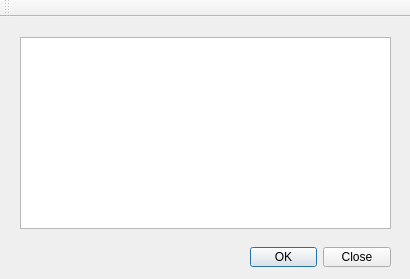
<?xml version="1.0" encoding="UTF-8"?>
<ui version="4.0">
 <class>MainWindow</class>
 <widget class="QMainWindow" name="MainWindow">
  <property name="geometry">
   <rect>
    <x>0</x>
    <y>0</y>
    <width>410</width>
    <height>279</height>
   </rect>
  </property>
  <property name="sizePolicy">
   <sizepolicy hsizetype="Fixed" vsizetype="Fixed">
    <horstretch>0</horstretch>
    <verstretch>0</verstretch>
   </sizepolicy>
  </property>
  <property name="minimumSize">
   <size>
    <width>0</width>
    <height>0</height>
   </size>
  </property>
  <property name="maximumSize">
   <size>
    <width>999999</width>
    <height>999999</height>
   </size>
  </property>
  <property name="windowTitle">
   <string>MainWindow</string>
  </property>
  <property name="animated">
   <bool>true</bool>
  </property>
  <widget class="QWidget" name="centralWidget">
   <widget class="QPushButton" name="Directory">
    <property name="geometry">
     <rect>
      <x>290</x>
      <y>40</y>
      <width>101</width>
      <height>20</height>
     </rect>
    </property>
    <property name="text">
     <string>Choose a Folder</string>
    </property>
   </widget>
   <widget class="QDialogButtonBox" name="buttonBox">
    <property name="geometry">
     <rect>
      <x>250</x>
      <y>230</y>
      <width>141</width>
      <height>20</height>
     </rect>
    </property>
    <property name="standardButtons">
     <set>QDialogButtonBox::Close|QDialogButtonBox::Ok</set>
    </property>
   </widget>
   <widget class="QLineEdit" name="Display">
    <property name="geometry">
     <rect>
      <x>20</x>
      <y>40</y>
      <width>261</width>
      <height>20</height>
     </rect>
    </property>
    <property name="toolTip">
     <string/>
    </property>
    <property name="statusTip">
     <string/>
    </property>
    <property name="whatsThis">
     <string/>
    </property>
    <property name="accessibleName">
     <string/>
    </property>
    <property name="text">
     <string/>
    </property>
    <property name="readOnly">
     <bool>true</bool>
    </property>
    <property name="placeholderText">
     <string>Enter directory path here or choose a directory</string>
    </property>
   </widget>
   <widget class="QPlainTextEdit" name="Result">
    <property name="geometry">
     <rect>
      <x>20</x>
      <y>20</y>
      <width>371</width>
      <height>192</height>
     </rect>
    </property>
    <property name="minimumSize">
     <size>
      <width>371</width>
      <height>192</height>
     </size>
    </property>
    <property name="maximumSize">
     <size>
      <width>371</width>
      <height>192</height>
     </size>
    </property>
    <property name="readOnly">
     <bool>true</bool>
    </property>
   </widget>
  </widget>
  <widget class="QMenuBar" name="menuBar">
   <property name="geometry">
    <rect>
     <x>0</x>
     <y>0</y>
     <width>410</width>
     <height>21</height>
    </rect>
   </property>
  </widget>
  <widget class="QToolBar" name="mainToolBar">
   <attribute name="toolBarArea">
    <enum>TopToolBarArea</enum>
   </attribute>
   <attribute name="toolBarBreak">
    <bool>false</bool>
   </attribute>
  </widget>
 </widget>
 <layoutdefault spacing="6" margin="11"/>
 <resources/>
 <connections/>
</ui>
